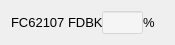
   <widget class="QWidget" name="layoutWidget">
    <property name="geometry">
     <rect>
      <x>312</x>
      <y>64</y>
      <width>157</width>
      <height>27</height>
     </rect>
    </property>
    <layout class="QHBoxLayout" name="horizontalLayout_68">
     <property name="spacing">
      <number>0</number>
     </property>
     <item>
      <widget class="QLabel" name="label_131">
       <property name="minimumSize">
        <size>
         <width>91</width>
         <height>21</height>
        </size>
       </property>
       <property name="maximumSize">
        <size>
         <width>91</width>
         <height>21</height>
        </size>
       </property>
       <property name="font">
        <font>
         <pointsize>10</pointsize>
         <weight>50</weight>
         <bold>false</bold>
        </font>
       </property>
       <property name="styleSheet">
        <string notr="true">background-color: none;
font: rgb(255, 255, 255);</string>
       </property>
       <property name="text">
        <string>FC62107 FDBK</string>
       </property>
       <property name="alignment">
        <set>Qt::AlignLeading|Qt::AlignLeft|Qt::AlignVCenter</set>
       </property>
      </widget>
     </item>
     <item>
      <widget class="QLineEdit" name="leVal_FC62107">
       <property name="minimumSize">
        <size>
         <width>41</width>
         <height>23</height>
        </size>
       </property>
       <property name="maximumSize">
        <size>
         <width>41</width>
         <height>23</height>
        </size>
       </property>
       <property name="styleSheet">
        <string notr="true">background-color: rgba(255, 255, 255, 100);</string>
       </property>
      </widget>
     </item>
     <item>
      <widget class="QLabel" name="label_134">
       <property name="minimumSize">
        <size>
         <width>21</width>
         <height>21</height>
        </size>
       </property>
       <property name="maximumSize">
        <size>
         <width>21</width>
         <height>21</height>
        </size>
       </property>
       <property name="font">
        <font>
         <pointsize>10</pointsize>
         <weight>50</weight>
         <bold>false</bold>
        </font>
       </property>
       <property name="styleSheet">
        <string notr="true">background-color: none;
font: rgb(255, 255, 255);</string>
       </property>
       <property name="text">
        <string>%</string>
       </property>
       <property name="alignment">
        <set>Qt::AlignLeading|Qt::AlignLeft|Qt::AlignVCenter</set>
       </property>
      </widget>
     </item>
    </layout>
   </widget>
